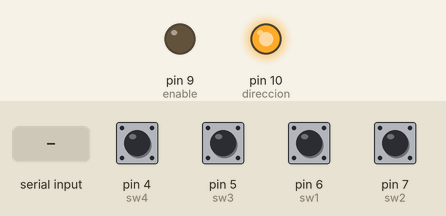
The sketch below on a simulated Arduino Uno, built with avr-gcc and run on an emulated ATmega328P. On the bench: output pins drawn as LEDs (lit = HIGH). Inputs (shaded band) come from the test bench; at power-on: pin 4 (sw4), pin 5 (sw3), pin 6 (sw1), pin 7 (sw2) HIGH. Pins used as bus, display or sensor lines are not drawn; what the sketch prints to the serial monitor is not drawn.

Above: at 3.3 s.
3.4 s: "1\n" received over Serial
At 5.5 s:
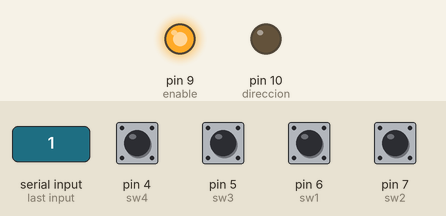
At 11.4 s:
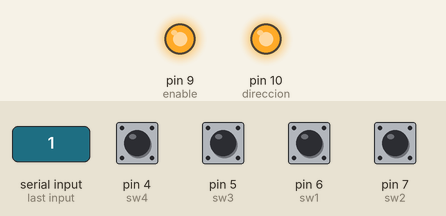
Timing chart, 0 to 15.2 s (numbered marks = the images above; inputs shaded):
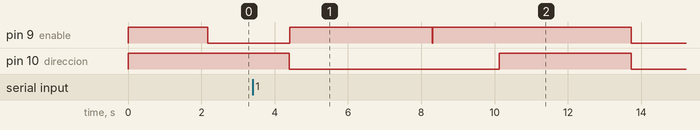

Measured:
- after the input at 3.4 s, pin 9 (enable): LOW → HIGH after 1.0 s, → LOW 3.9 s later, → HIGH 0.01 s later, → LOW 5.4 s later; pin 10 (direccion): HIGH → LOW after 1.0 s, → HIGH 5.7 s later, → LOW 3.6 s later

The sketch:

Corte.ino
```cpp
#include <TimerOne.h>

int velocidad = 11;
int direccion = 10;
int enable = 9;
int sw1 = 6; // pedal
int sw2 = 7; // switch
int sw3 = 5; // near
int sw4 = 4; // far
int s1;
int s2;
int s3;
int s4;

int del = 1000;
int Max = 1000;
int Min = 100;
int pasos = 3000;
int dir;
int ena;
int k = 0;
int paro = 0;
bool di = false;
int go = 2;
long tick = 0;
int stp = 0;
long stpm = 0;
float dist = 50;
float crte = 0;
float fcd = 16; // 1600 tick por cm => 16 po 0.1mm
int snt = 0;
int lA ;
int pas;
int com = false;
int listo = 0;
// the setup routine runs once when you press reset:
void setup() {
  Serial.begin(9600);
  // initialize the digital pin as an output.
  pinMode(velocidad, OUTPUT);
  pinMode(direccion, OUTPUT);
  pinMode(enable, OUTPUT);
  pinMode(sw1, INPUT_PULLUP);
  pinMode(sw2, INPUT_PULLUP);
  pinMode(sw3, INPUT_PULLUP);
  pinMode(sw4, INPUT_PULLUP);
  digitalWrite(enable, LOW);
  del = Max;

  Timer1.initialize(10000); // set a timer of length 100000 microseconds (or 0.1 sec - or 10Hz => the led will blink 5 times, 5 cycles of on-and-off, per second)
  Timer1.attachInterrupt( control ); // attach the service routine here
  s3 = digitalRead(sw3);
  s4 = digitalRead(sw4);
  digitalWrite(direccion, HIGH);  // This LOW to HIGH change is what creates the

  digitalWrite(enable, HIGH);
  long fj = 0;
  while (fj < 10000) {

    s3 = digitalRead(sw3);
    s4 = digitalRead(sw4);
    digitalWrite(velocidad, HIGH);  // This LOW to HIGH change is what creates the
    delayMicroseconds(100);  // Regula la velocidad, cuanto mas bajo mas velocidad.
    digitalWrite(velocidad, LOW); // al A4988 de avanzar una vez por cada pulso de energia.
    delayMicroseconds(100);  // Regula la velocidad, cuanto mas bajo mas velocidad.
    fj++;
  }
  digitalWrite(enable, LOW);
  //  Serial.print("full-Back");
}


// the loop routine runs over and over again forever:
void loop() {
  if (go >= 1) {
    if (snt == 0) {
      Serial.print("2");
      snt=1;
    }
    String str = Serial.readString();
    int nst = str.toInt();
    float rest;
    s2 = digitalRead(sw2);
    if (paro == 0 and (nst == 1 or not(s2))) {
      lA = Corte(0);
      go = 0;
      pas = 0;
    } else if (paro == 1) {
      Serial.println(paro);
    }
    /*
      Serial.println(go);
      Serial.print(del - Min);
      Serial.print("-");
      Serial.print(del);
      Serial.print("-");
      Serial.println(Min);
    */
  }
  /*

    else if (pas < lA) {
    BloqueM5k(pas);
    go=0;
    com = true;
    } else {
    com = false;
    }
  */
  if (paro == 1) {
    String str = Serial.readString();
    int nst = str.toInt();
    if (nst == 2) {
      paro = 0;
    }
  }
  if (del < Max and tick < stpm and paro == 0 ) {
    tick++;
    digitalWrite(enable, HIGH);
    digitalWrite(velocidad, HIGH);  // This LOW to HIGH change is what creates the
    delayMicroseconds(del);  // Regula la velocidad, cuanto mas bajo mas velocidad.
    digitalWrite(velocidad, LOW); // al A4988 de avanzar una vez por cada pulso de energia.
    delayMicroseconds(del);  // Regula la velocidad, cuanto mas bajo mas velocidad.
  }
}

void secuencia(float avance, int aceleracion, float velocida, float corte) {
  dist = avance;
  Min = velocida;
  stp = aceleracion;
  if (crte == 1) {
    Serial.println("1");
    paro = 1;
  }
  crte = corte;
  float rest;
  rest = abs((dist * 10) * fcd) + 480;
  if (dist < 0) {
    digitalWrite(direccion, true);
  } else {
    digitalWrite(direccion, false);
  }
  stpm = (long)rest;
  tick = 0;

  if (paro == 0) {
    //    Serial.print(stpm);
    //    Serial.print("-");
    //    Serial.print(tick);
  }
}

void control() {
  s1 = digitalRead(sw1);
  s2 = digitalRead(sw2);
  s3 = digitalRead(sw3);
  s4 = digitalRead(sw4);
  //int stp = 10; // mas valor para mas aceleracion
  if (paro == 1) {
    if (s2 == 0) {
      paro = 0;
    }
  }
  if (go < 1) {
    if (pas < lA) {
      if (stpm > tick) {
        if (not(s3) and dist < 0) {
          stpm = tick;
          digitalWrite(enable, LOW);
          //          Serial.println("finalA");
        } else if (not(s4)&dist > 0) {
          stpm = tick;
          digitalWrite(enable, LOW);
          //          Serial.println("finalB");
        } else {
          digitalWrite(enable, HIGH);
        }

        if (del > Min) {
          if (stp < (del - Min)) {
            del = del - stp;
          } else {
            del = Min;
          }
        } else {
          del = Min;
        }

      } else {
        k = 0;
        pas++;
        digitalWrite(enable, LOW);
        del = Max + stp;
        //        Serial.println(pas);
        //        Serial.println("+++");
        lA = Corte(pas);          // CAMBIAR ESTA LINEA POR LA SECUENCIA QUE SE QUIERA lA="secuencia deseada"     !!! 1 !!!

      }
    } else {
      go = go + 1;
      snt=0;
      //      Serial.println("--");
    }

  }
}


// -------
//// SECUENCIAS DISPONIBLES
// -------
int BloqueM500g(int paso) {
  float  avan[] = {56, 56, 56, 56, 56, -130, 0, 56, 56, 56, 56, 56, 56, -800};
  float  acel[] = {20, 20, 20, 20, 20, 100, 0, 20, 20, 20, 20, 20, 20, 100};
  float  velo[] = {60, 60, 60, 60, 60, 60, 0, 60, 60, 60, 60, 60, 60, 80};
  float  cort[] = { 1, 1, 1, 1, 1, 0, 0, 1, 1, 1, 1, 1, 1, 0};
  int  movs = 14;
  if (avan[paso] == 0) {
    //Serial.print("pausa");
    paro = 1;
  } else {
    secuencia(avan[paso], acel[paso], velo[paso], cort[paso]);
  }
  return movs;
}
int BloqueM5k(int paso) {
  float  avan[] = {500, -130, 0, 200, -800};
  float  acel[] = {20, 100, 5000, 100 , 100};
  float  velo[] = {60, 60, 0, 70, 80};
  float  cort[] = { 0, 0 , 0 , 0 , 0};
  int  movs = 5;
  if (avan[paso] == 0) {
    //Serial.print("pausa");
    paro = 1;
  } else {
    secuencia(avan[paso], acel[paso], velo[paso], cort[paso]);
  }
  return movs;
}
int BloqueM25k(int paso) {
  float  avan[] = {295, -130, 0, 270, -800};
  float  acel[] = {20, 10, 10, 10 , 10};
  float  velo[] = {60, 60, 0, 60, 60};
  float  cort[] = { 1, 0, 0, 0, 0};
  int  movs = 5;
  if (avan[paso] == 0) {
    //Serial.print("pausa");
    paro = 1;
  } else {
    secuencia(avan[paso], acel[paso], velo[paso], cort[paso]);
  }
  return movs;
}
int BloqueC(int paso) {
  float  avan[] = {300, 50, -800, 150};
  float  acel[] = {10,   10 , 10, 10};
  float  velo[] = {60, 100,  60, 60};
  float cort[] = {0, 0, 0, 0};
  int  movs = 4;
  if (avan[paso] == 0) {
    //Serial.print("pausa");
    paro = 1;
  } else {
    secuencia(avan[paso], acel[paso], velo[paso], cort[paso]);
  }
  return movs;
}
int Corte(int paso) {
  float  avan[] = {150, 10, -150};
  float  acel[] = {20,   5 , 20};
  float  velo[] = {60, 60,  60};
  float cort[] = {0, 0, 0};
  int  movs = 3;
  if (avan[paso] == 0) {
    //Serial.print("pausa");
    paro = 1;
  } else {
    secuencia(avan[paso], acel[paso], velo[paso], cort[paso]);
  }
  return movs;
}
```
